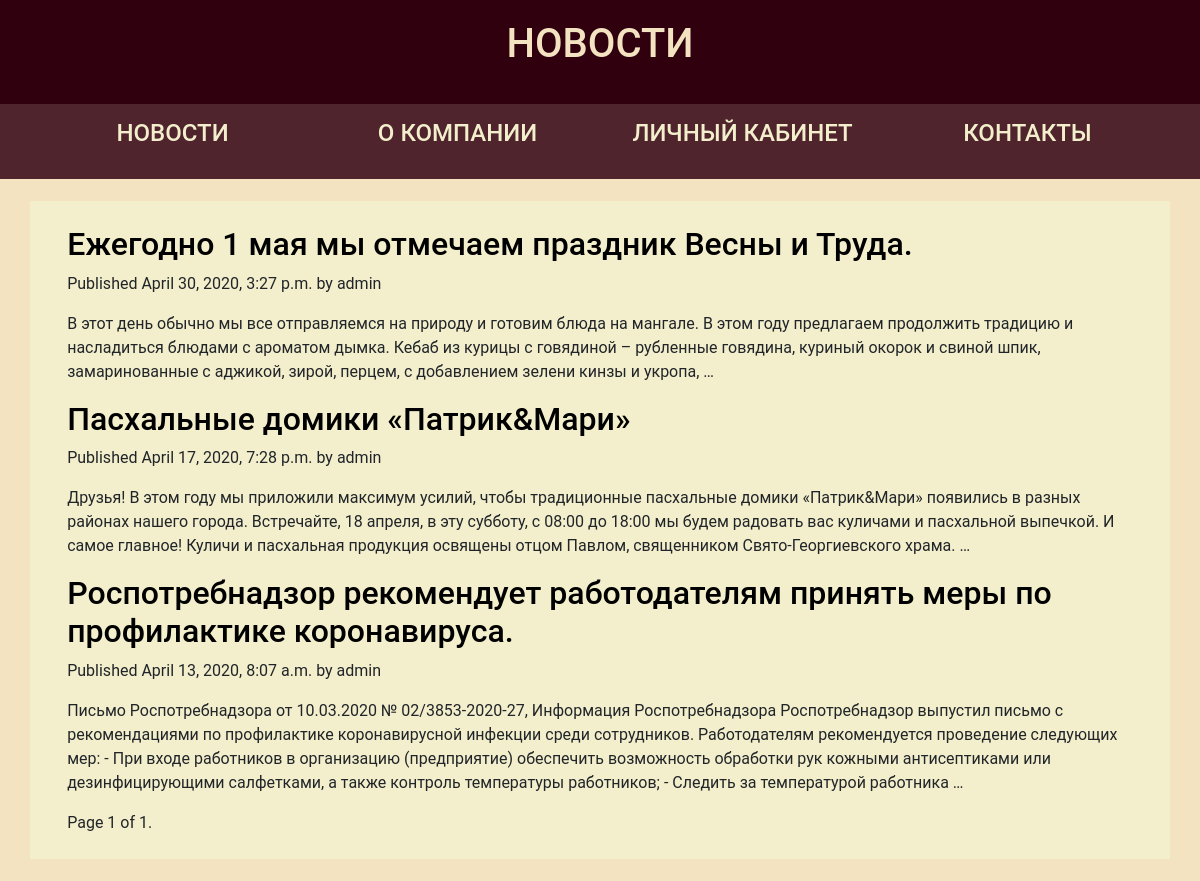
The page / on the database its author committed.
### newsFeed/models.py (models this page shows, shortened)
class Post(models.Model):
    STATUS_CHOICES = (
        ('draft', 'Draft'),
        ('published', 'Published'),
    )
    title = models.CharField(max_length=250)
    slug = models.SlugField(max_length=250,
                            unique_for_date='publish')
    author = models.ForeignKey(User,
                               on_delete=models.CASCADE,
                               related_name='blog_posts')
    body = models.TextField()
    publish = models.DateTimeField(default=timezone.now)
    created = models.DateTimeField(auto_now_add=True)
    updated = models.DateTimeField(auto_now=True)
    status = models.CharField(max_length=10,
                              choices=STATUS_CHOICES,
                              default='draft')
    objects = models.Manager()
    published = PublishedManager()
    class Meta:
        ordering = ('-publish',)
    def get_absolute_url(self):
        return reverse('blog:post_detail',
                       args=[self.publish.year,
                             self.publish.month,
                             self.publish.day,
                             self.slug])

### newsFeed/views.py (the view)
# urls.py: path('', views.PostListView.as_view(), name='post_list'),
class PostListView(ListView):
    queryset = Post.published.all()
    context_object_name = 'posts'
    paginate_by = 3
    template_name = 'newsFeed/post/list.html'

### templates/newsFeed/post/list.html (shortened to what this page needs)
{% extends "newsFeed/base.html" %}
{% block pageName %}НОВОСТИ{% endblock %}
{% block content %}
  {% for post in posts %}
    <p class=" h2 ">
      <a href="{{ post.get_absolute_url }} " style="text-decoration: none; color:black">
        {{ post.title }}
      </a>
    </p>
    <p>
      Published {{ post.publish }} by {{ post.author }}
    </p>
    {{ post.body|truncatewords:50|linebreaks }}
  {% endfor %}
  {% include "pagination.html" with page=page_obj %}
{% endblock %}

### templates/newsFeed/base.html (shortened to what this page needs)
{% load static %}
<!DOCTYPE html>
<html>
<head>
  <link href="{% static "css/bootstrap.css" %}" rel="stylesheet">
</head>
<body class="div-other-body">
  <div class="div-head">
    <div class="container-fluid">
    <blockquote class="blockquote text-center header-color">
      <p class="h1 center-block"; >
        {% block pageName %}{% endblock %}
      </p>
      </blockquote>
    </div>
  </div>
<div class="div-down-body">
    <div class="container-sm block-center" style="height: 5%;">
        <div class="row" >
          <div class="col text-center">
            <p ><a href="/news" class="h4" style="color: #F3EFCC;text-decoration: none;">НОВОСТИ</a></p>
          </div>
          <div class="col text-center">
            <p ><a href="/about_company" class="h4  " style="color: #F3EFCC;text-decoration: none;">О КОМПАНИИ</a></p>
          </div>
          <div class="col text-center">
            <p ><a href="#" class="h4 " style="color: #F3EFCC; text-decoration: none;">ЛИЧНЫЙ КАБИНЕТ</a></p>
          </div>
          <div class="col text-center">
            <p ><a href="/contacts" class="h4 " style="color: #F3EFCC; text-decoration: none;">КОНТАКТЫ</a></p>
          </div>
      </div>
        </div>
      </div>
  <div class="container-sm block-center" style="background-color: #F3EFCC;">
    <div style="background-color: #F3EFCC; margin: 2%;">
      <br>
     {% block content %} {% endblock %}
      <br>
    </div>
  </div>
</body>
</html>

### templates/pagination.html (shortened to what this page needs)
<div class="pagination">
  <span class="step-links">
    <span class="current">
      Page {{ page.number }} of {{ page.paginator.num_pages }}.
    </span>
  </span>
</div>

### templates/newsFeed/base.html (style rules this page uses)
body { font-family: Roboto, Verdana, Helvetica, Arial, sans-serif; }
.div-head { background-color: #30000F; color: #F3E3C1; padding: 20px; }
.div-other-body { background-color: #F3E3C1; }
.div-down-body { background-color: #4F242C; color: #F3E3C1; padding: 15px; }

### rows shown on the page
Post: title "Ежегодно 1 мая мы отмечаем праздник Весны и Труда.", publish "April 30, 2020, 3:27 p.m.", author "admin", body "В этот день обычно мы все отправляемся на природу и готовим блюда на мангале. В этом году предлагаем продолжить традицию и насладиться блюдами с ароматом дымка. Кебаб из курицы с говядиной – рубленные говядина, куриный окорок и свиной шпик, замаринованные с аджикой, зирой, перцем, с добавлением зелени кинзы и укропа, …"
Post: title "Пасхальные домики «Патрик&Мари»", publish "April 17, 2020, 7:28 p.m.", author "admin", body "Друзья! В этом году мы приложили макcимум усилий, чтобы традиционные пасхальные домики «Патрик&Мари» появились в разных районах нашего города. Встречайте, 18 апреля, в эту субботу, с 08:00 до 18:00 мы будем радовать вас куличами и пасхальной выпечкой. И самое главное! Куличи и пасхальная продукция освящены отцом Павлом, священником Свято-Георгиевского храма. …"
Post: title "Роспотребнадзор рекомендует работодателям принять меры по профилактике коронавируса.", publish "April 13, 2020, 8:07 a.m.", author "admin", body "Письмо Роспотребнадзора от 10.03.2020 № 02/3853-2020-27, Информация Роспотребнадзора Роспотребнадзор выпустил письмо с рекомендациями по профилактике коронавирусной инфекции среди сотрудников. Работодателям рекомендуется проведение следующих мер: - При входе работников в организацию (предприятие) обеспечить возможность обработки рук кожными антисептиками или дезинфицирующими салфетками, а также контроль температуры работников; - Следить за температурой работника …"

### other values the page prints
{{ page.number }} "1"
{{ page.paginator.num_pages }} "1"
